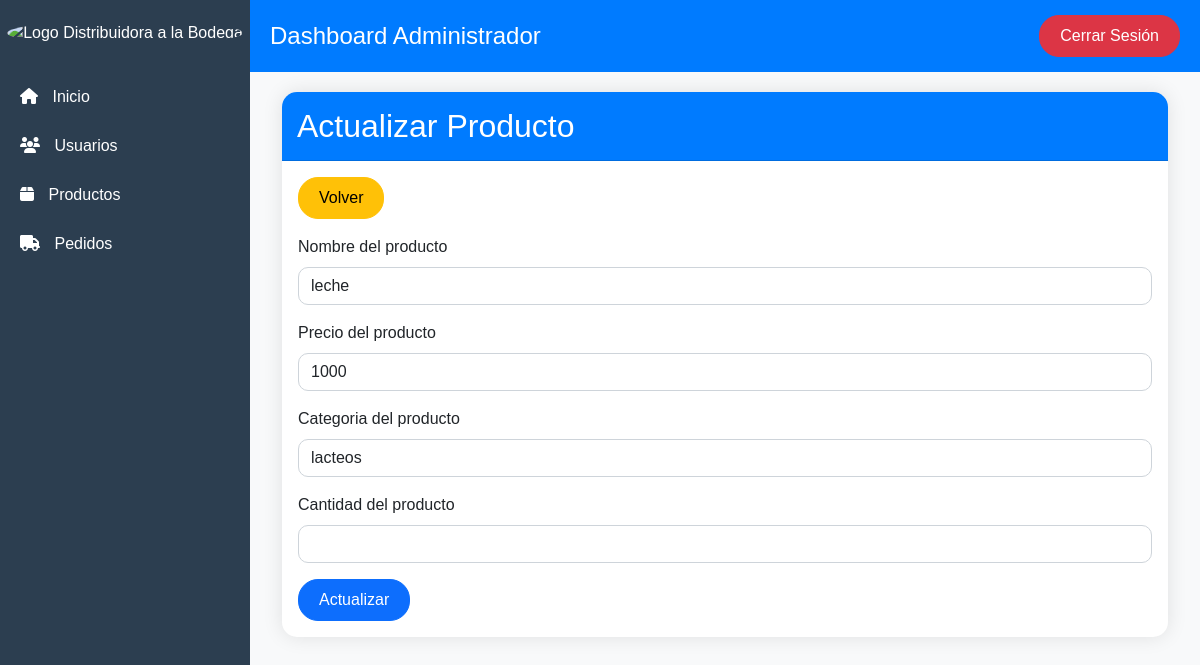
Screenshot of /CRUD/productosadm/actualizar_producto.php?id=1 with the database file from the repository.
### tables this page shows
CREATE TABLE Producto (
    id_Producto INT AUTO_INCREMENT PRIMARY KEY, 
    descrip_Producto VARCHAR(100) NOT NULL,
    precio_Producto DOUBLE NOT NULL, 
    categoria_Producto VARCHAR(40) NOT NULL,
    estado_Producto VARCHAR(30) NOT NULL 
);

### CRUD/productosadm/actualizar_producto.php (the view, shortened to what this page needs)
<!DOCTYPE html>
<html lang="es">
<head>
    <link href="https://cdn.jsdelivr.net/npm/bootstrap@5.1.3/dist/css/bootstrap.min.css" rel="stylesheet">
    <link rel="stylesheet" href="https://cdnjs.cloudflare.com/ajax/libs/font-awesome/6.4.0/css/all.min.css">
</head>
<body>
    <div class="dashboard">
        <aside class="sidebar">
            <div class="logo">
                <img src="/placeholder.svg?height=120&width=120" alt="Logo Distribuidora a la Bodega">
            </div>
            <nav class="nav flex-column">
                <a class="nav-link" href="../../admnpag/index_admin.php"><i class="fas fa-home"></i> Inicio</a>
                <a class="nav-link" href="../crudadm.php"><i class="fas fa-users"></i> Usuarios</a>
                <a class="nav-link active" href="lista_productos.php"><i class="fas fa-box"></i> Productos</a>
                <a class="nav-link" href="../pedido/listar_pedidos.php"><i class="fas fa-truck"></i> Pedidos</a>
            </nav>
        </aside>
        <main class="main-content">
            <header class="header">
                <h1>Dashboard Administrador</h1>
                <button class="btn btn-danger" onclick="cerrarSesion()">Cerrar Sesión</button>
            </header>
            <div class="content">
                <div class="container">
                    <div class="card">
                        <div class="card-header">
                            <h2 class="mb-0">Actualizar Producto</h2>
                        </div>
                        <div class="card-body">
                            <a href="lista_productos.php" class="btn btn-warning mb-3">Volver</a>
                            <form method="POST">
                                <?php
                                include "../../PHP/conexion_be.php";
                                $id = $_GET["id"];
                                $sql = $conexion->query("SELECT * FROM producto WHERE id_Producto = $id");
                                while($data = $sql->fetch_object()) { ?>
                                    <div class="mb-3">
                                        <label class="form-label">Nombre del producto</label>
                                        <input type="text" class="form-control" name="descrip_Producto" value="<?= $data->descrip_Producto ?>">
                                    </div>
                                    <div class="mb-3">
                                        <label class="form-label">Precio del producto</label>
                                        <input type="text" class="form-control" name="precio_Producto" value="<?= $data->precio_Producto ?>">
                                    </div>
                                    <div class="mb-3">
                                        <label class="form-label">Categoria del producto</label>
                                        <input type="text" class="form-control" name="categoria_Producto" value="<?= $data->categoria_Producto ?>">
                                    </div>
                                    <div class="mb-3">
                                        <label class="form-label">Cantidad del producto</label>
                                        <input type="text" class="form-control" name="cantidad_Prod" value="<?= $data->cantidad_Prod ?>">
                                    </div>
                                <?php
                                }
                                ?>
                                <button type="submit" class="btn btn-primary" name="actualizar" value="val-actualizar">Actualizar</button>
                            </form>
                        </div>
                    </div>
                </div>
            </div>
        </main>
    </div>
</body>
</html>

### CRUD/productosadm/actualizar_producto.php (style rules this page uses)
body { font-family: 'Arial', sans-serif; background-color: #f8f9fa; }
.dashboard { display: flex; min-height: 100vh; }
.sidebar { width: 250px; background-color: #2c3e50; color: white; padding-top: 20px; }
.sidebar .logo { text-align: center; margin-bottom: 30px; }
.sidebar .logo img { width: 120px; border-radius: 50%; }
.sidebar .nav-link { color: white; padding: 10px 20px; margin-bottom: 5px; }
.sidebar .nav-link i { margin-right: 10px; }
.main-content { flex-grow: 1; display: flex; flex-direction: column; }
.header { background-color: #007bff; color: white; padding: 15px 20px; display: flex; justify-content: space-between; align-items: center; }
.header h1 { margin: 0; font-size: 24px; }
.content { padding: 20px; flex-grow: 1; }
.card { border: none; border-radius: 15px; box-shadow: 0 0 20px rgba(0,0,0,0.1); }
.card-header { background-color: #007bff; color: white; border-radius: 15px 15px 0 0 !important; padding: 15px; }
.btn-success, .btn-warning, .btn-danger, .btn-primary { border-radius: 20px; padding: 8px 20px; }
.form-control { border-radius: 10px; }

### rows the page displays
producto: descrip_Producto "leche", precio_Producto "1000", categoria_Producto "lacteos"
